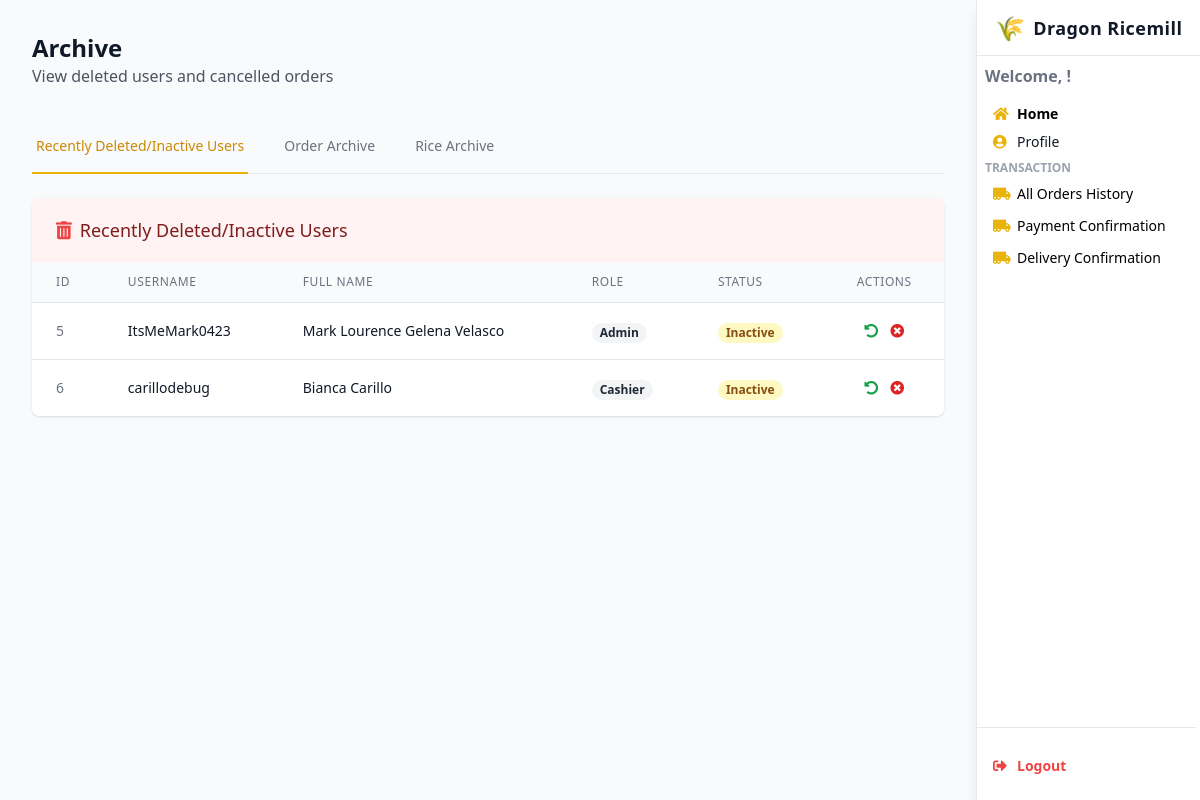
Before: /archive/ with the older database file.
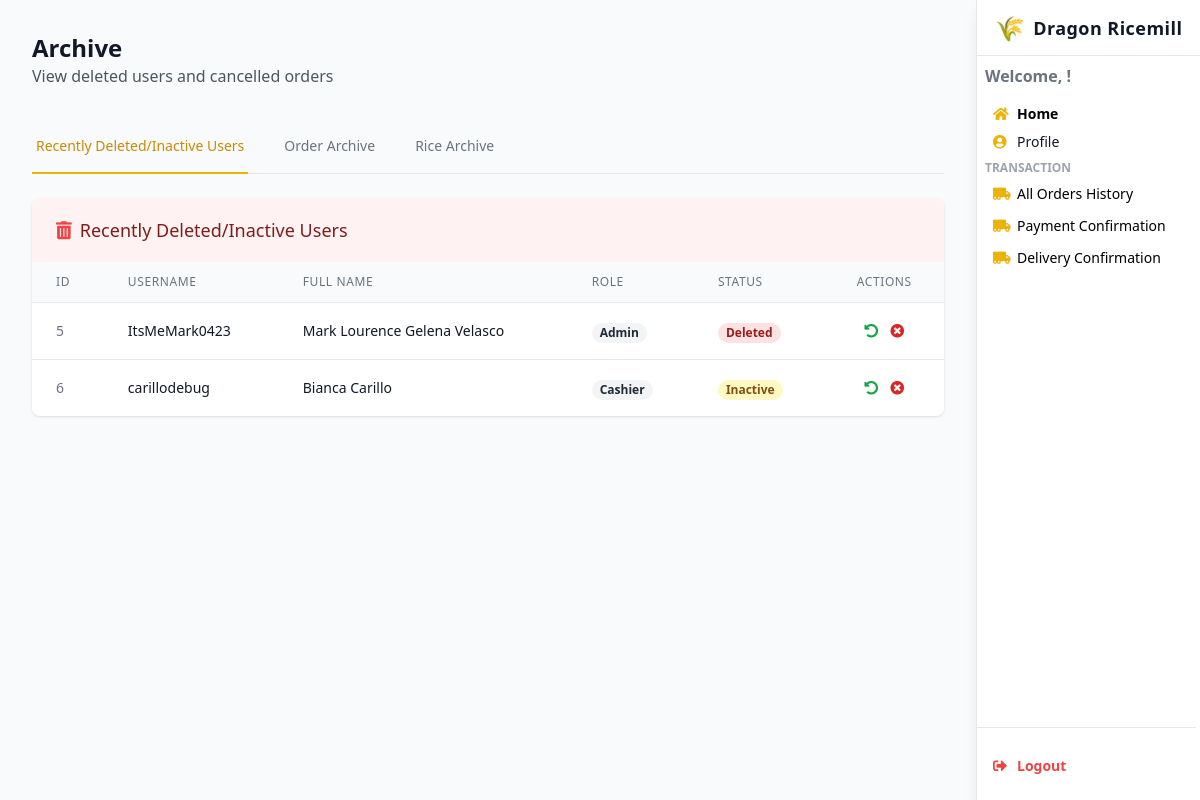
After: the same page with the newer database file.
### webapp/models.py (models this page shows, shortened)
class Employee(models.Model):
    EmployeeID = models.AutoField(primary_key=True)
    FirstName = models.CharField(max_length=50)
    MiddleName = models.CharField(max_length=50, blank=True, null=True)
    LastName = models.CharField(max_length=50)
    Suffix = models.CharField(max_length=20, blank=True, null=True)
    Role = models.CharField(max_length=100)
    Username = models.CharField(max_length=50, unique=True)
    Email = models.EmailField(max_length=254, unique=True, null=True, blank=True)
    Password = models.CharField(max_length=50)
    Account_Status = models.CharField(max_length=20, default='inactive')
    class Meta:
        db_table = 'employee'

### webapp/views.py (the view)
# urls.py: path('archive/', views.archive_view, name='archive'),
def archive_view(request):
    deleted_users = Employee.objects.filter(
        Account_Status__in=['deleted', 'inactive']
    ).order_by('EmployeeID')
    archived_orders = CustomerOrder.objects.select_related(
        'customer', 'rice_type', 'handled_by'
    ).filter(
        approval_status__in=['cancelled', 'deleted']
    ).order_by('-created_at')
    archived_rice = Rice.objects.filter(
        is_active=False
    ).order_by('riceID')
    total_orders = CustomerOrder.objects.count()
    cancelled_count = CustomerOrder.objects.filter(approval_status='cancelled').count()
    deleted_count = CustomerOrder.objects.filter(approval_status='deleted').count()
    paginator = Paginator(archived_orders, 10)  # Show 10 orders per page
    page = request.GET.get('page')
    try:
        page_obj = paginator.get_page(page)
    except:
        page_obj = paginator.get_page(1)
    context = {
        "archived_orders": page_obj,
        "deleted_users": deleted_users,
        "archived_rice": archived_rice,
        "total_orders": total_orders,
        "cancelled_count": cancelled_count,
        "deleted_count": deleted_count,
    }
    return render(request, "archive.html", context)

### webapp/models.py (called while the page is built)
    def customer_name(self):
        if self.customer and self.customer.name:
            n = self.customer.name
            return f"{n.first_name} {n.middle_name or ''} {n.last_name} {n.suffix or ''}".strip()
        return str(self.customer) if self.customer else "Unknown"

### webapp/templatetags/safedecimal.py (called while the page is built)
@register.filter
def safedecimal(value):
    try:
        return "{:.2f}".format(float(value))
    except Exception:
        return "0.00"

### webapp/templates/archive.html (shortened to what the changed rows need)
{% load safedecimal %}
{% load humanize %}
<!DOCTYPE html>
<html lang="en">
<head>
  <script src="https://cdn.tailwindcss.com"></script>
  <link href="https://cdnjs.cloudflare.com/ajax/libs/font-awesome/5.15.3/css/all.min.css" rel="stylesheet" />
</head>
<body class="bg-gray-100">
<div id="mainContent" class="lg:mr-56 min-h-screen bg-gray-50 transition-all duration-300">
  <main class="max-w-7xl mx-auto p-8">
    <div class="mb-8">
      <h1 class="text-2xl font-bold text-gray-900">Archive</h1>
    </div>
    <div id="panel-users" class="tab-panel">
      <div class="bg-white rounded-lg shadow overflow-hidden">
        <div class="overflow-x-auto">
          <table class="min-w-full divide-y divide-gray-200">
            <thead class="bg-gray-50">
              <tr>
                <th scope="col" class="px-6 py-3 text-left text-xs font-medium text-gray-500 uppercase tracking-wider">ID</th>
                <th scope="col" class="px-6 py-3 text-left text-xs font-medium text-gray-500 uppercase tracking-wider">Username</th>
                <th scope="col" class="px-6 py-3 text-left text-xs font-medium text-gray-500 uppercase tracking-wider">Full Name</th>
                <th scope="col" class="px-6 py-3 text-left text-xs font-medium text-gray-500 uppercase tracking-wider">Role</th>
                <th scope="col" class="px-6 py-3 text-left text-xs font-medium text-gray-500 uppercase tracking-wider">Status</th>
                <th scope="col" class="px-6 py-3 text-center text-xs font-medium text-gray-500 uppercase tracking-wider">Actions</th>
              </tr>
            </thead>
            <tbody class="bg-white divide-y divide-gray-200">
              {% for user in deleted_users %}
              <tr class="hover:bg-gray-50">
                <td class="px-6 py-4 whitespace-nowrap text-sm text-gray-500">{{ user.EmployeeID }}</td>
                <td class="px-6 py-4 whitespace-nowrap text-sm font-medium text-gray-900">{{ user.Username }}</td>
                <td class="px-6 py-4 whitespace-nowrap text-sm text-gray-900">
                  {{ user.FirstName }} {% if user.MiddleName %}{{ user.MiddleName }}{% endif %} {{ user.LastName }}{% if user.Suffix %}, {{ user.Suffix }}{% endif %}
                </td>
                <td class="px-6 py-4 whitespace-nowrap">
                  <span class="px-2 inline-flex text-xs leading-5 font-semibold rounded-full bg-gray-100 text-gray-800">
                    {{ user.Role|title }}
                  </span>
                </td>
                <td class="px-6 py-4 whitespace-nowrap">
                  <span class="px-2 inline-flex text-xs leading-5 font-semibold rounded-full {% if user.Account_Status == 'deleted' %}bg-red-100 text-red-800{% else %}bg-yellow-100 text-yellow-800{% endif %}">
                    {{ user.Account_Status|title }}
                  </span>
                </td>
                <td class="px-6 py-4 whitespace-nowrap text-center text-sm font-medium">
                  <div class="flex justify-center space-x-3">
                    <form method="POST" action="{% url 'restore_user' user.EmployeeID %}">
                      <button type="submit" class="text-green-600 hover:text-green-900" title="Restore User"
                        onclick="return confirm('Are you sure you want to restore this user?');">
                        <i class="fas fa-undo-alt"></i>
                      </button>
                    </form>
                    <form method="POST" action="{% url 'permanent_delete_user' user.EmployeeID %}">
                      <button type="submit" class="text-red-600 hover:text-red-900" title="Permanently Delete"
                        onclick="return confirm('Are you sure you want to permanently delete this user? This action cannot be undone.');">
                        <i class="fas fa-times-circle"></i>
                      </button>
                    </form>
                  </div>
                </td>
              </tr>
              {% empty %}
              <tr>
                <td colspan="6" class="px-6 py-4 text-center text-sm text-gray-500">
                  No deleted or inactive users found
                </td>
              </tr>
              {% endfor %}
            </tbody>
          </table>
        </div>
      </div>
    </div>
  </main>
</div>
</body>
</html>

Changed rows visible on the page:
changed Employee "ItsMeMark0423": Account_Status "Inactive" → "Deleted"
